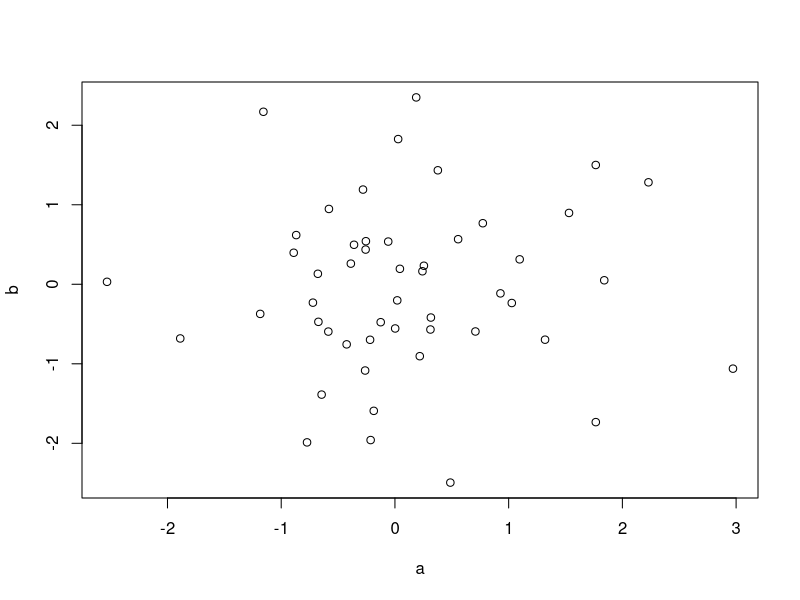

The R source for this figure: (Note: this script raises an error after producing the figure.)
### An Introduction to R

#R is a statistical programming environment with many built-in mathematical functions
  #and many others that are found in packages that can be installed. Geomorph is one
  #such package.  
#Analyses in R are performed using a series of commands which are written in script files
  #and passed to the main console. The general workflow is:
#1: OPEN R
#2: OPEN R-script
#3: change to working directory 
#4: run analyses

# Some basics in R
3->a  #Assign value to variable
a

b<-c(3,4,5)   # 'c' combines values into vector or list
b
b[2]	#access items in vectors by calling their position

a <- rnorm(50) #generate random normal vector
b <- rnorm(a)
plot(a, b)      # a simple plot

c<-cbind(a,b)    #binds columns together (rbind does same by rows)
c
c[1]   #first element
c[1,]	 #first row
c[,1]  #first column

rbind(a,b)

ls() # See which R objects are now in the R workspace.

### Some base functions
sum(a)
mean(a)
min(a)
max(a)
var(a)
a^2		#square values
sqrt(a)	#NaN for negative values
abs(a)
cor(a,b)

?cor   #call man page for information

rm(list=ls())   #remove items in memory

# Matrix operations
a<-matrix(c(1,0,4,2,-1,1),nrow=3)
b<-matrix(c(1,-1,2,1,1,0),nrow=2)
a
b

c<-t(a)	#matrix transpose
a
c

2*a	#scalar multiplication

#Matrix addition and subtraction
b+c
b-c
a+b		##NOTE: non-conformable matrices (check rxc of your matrices!)

#elementwise multiplication (hadamard product)
c
b
c*b

# matrix multiplication
a%*%b		## %*% is symbol for matrix multiplication
b%*%a		## matrix order matters
	
rm(list=ls())


gl(2,10)	#Generate levels of a factor

## Read data
mydata<-read.csv(file="Data/Lab-01-RIntroData.csv",header=T)
mydata
Y<-as.matrix(mydata[,(2:3)])
FactorA<-as.factor(mydata[,4])
Y
FactorA

# The 'apply' functions (apply, sapply, tapply, etc.) loop over data and do things
apply(Y,2,sd)    #here, we obtain the std for each column of a matrix

tapply(Y[,1],FactorA,mean)	#Obtain means for first column for levels of FactorA
tapply(Y[,2],FactorA,mean)	#Obtain means for first column for levels of FactorA
tapply(Y,FactorA,mean)		#Try entire matrix: doesn't work

rowsum(Y, FactorA)/as.vector(table(FactorA))    #This obtains means.  Could also use a loop.

#### functions
  #In R one can write their own functions

mymean<-function(x){
  n<-length(x)
  tmp<-0
  for (i in 1:n){
    tmp<-tmp+x[i]
  }
  mn<-tmp/n
  return(mn)
}

x<-rnorm(10)
mean(x)  
mymean(x)  #works!

#Some basic statistics
model1<-lm(mydata$y~mydata$x)  #run regression
summary(model1)
anova(model1)  #generates anova table of results

#A plot with regression line
plot(mydata$x,mydata$y)
abline(coef(model1))

model2<-lm(mydata$y~mydata$groups)  #run anova
summary(model2)
anova(model2)

##### Attaching Data
attach(mydata)  #link data table to call columns by name

anova(lm(y~groups))     #ANOVA
anova(lm(y~x))		#regression
anova(lm(y~x*groups))   #ANCOVA

###MULTIVARIATE
ymatrix<-cbind(y,y2)  #generate multivariate Y-matrix
ymatrix
summary(manova(lm(ymatrix~x*groups))) ####NOTE: notation differs slightly

detach(mydata)	#be sure to detach later

rm(list=ls()) 

